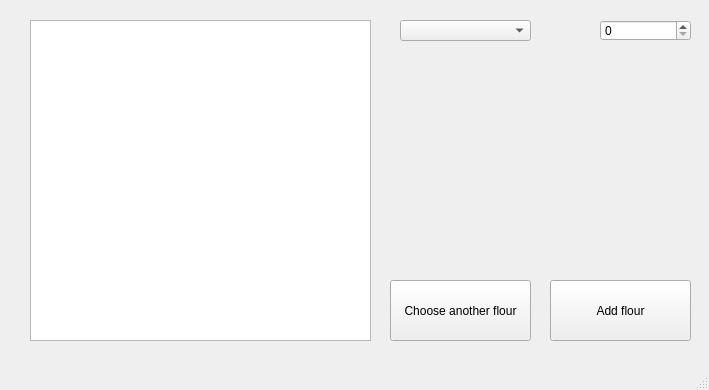
<?xml version="1.0" encoding="UTF-8"?>
<ui version="4.0">
 <class>FuckWindow</class>
 <widget class="QMainWindow" name="FuckWindow">
  <property name="geometry">
   <rect>
    <x>0</x>
    <y>0</y>
    <width>709</width>
    <height>390</height>
   </rect>
  </property>
  <property name="windowTitle">
   <string>MainWindow</string>
  </property>
  <widget class="QWidget" name="centralwidget">
   <widget class="QComboBox" name="comboBox">
    <property name="geometry">
     <rect>
      <x>400</x>
      <y>20</y>
      <width>131</width>
      <height>21</height>
     </rect>
    </property>
   </widget>
   <widget class="QPushButton" name="addButton">
    <property name="geometry">
     <rect>
      <x>550</x>
      <y>280</y>
      <width>141</width>
      <height>61</height>
     </rect>
    </property>
    <property name="text">
     <string>Add flour</string>
    </property>
   </widget>
   <widget class="QPushButton" name="anotherFlourButton">
    <property name="geometry">
     <rect>
      <x>390</x>
      <y>280</y>
      <width>141</width>
      <height>61</height>
     </rect>
    </property>
    <property name="text">
     <string>Choose another flour</string>
    </property>
   </widget>
   <widget class="QSpinBox" name="spinBox">
    <property name="geometry">
     <rect>
      <x>600</x>
      <y>20</y>
      <width>91</width>
      <height>21</height>
     </rect>
    </property>
    <property name="maximum">
     <number>10</number>
    </property>
   </widget>
   <widget class="QListWidget" name="listWidget">
    <property name="geometry">
     <rect>
      <x>30</x>
      <y>20</y>
      <width>341</width>
      <height>321</height>
     </rect>
    </property>
   </widget>
  </widget>
  <widget class="QMenuBar" name="menubar">
   <property name="geometry">
    <rect>
     <x>0</x>
     <y>0</y>
     <width>709</width>
     <height>21</height>
    </rect>
   </property>
  </widget>
  <widget class="QStatusBar" name="statusbar"/>
 </widget>
 <resources/>
 <connections/>
</ui>
